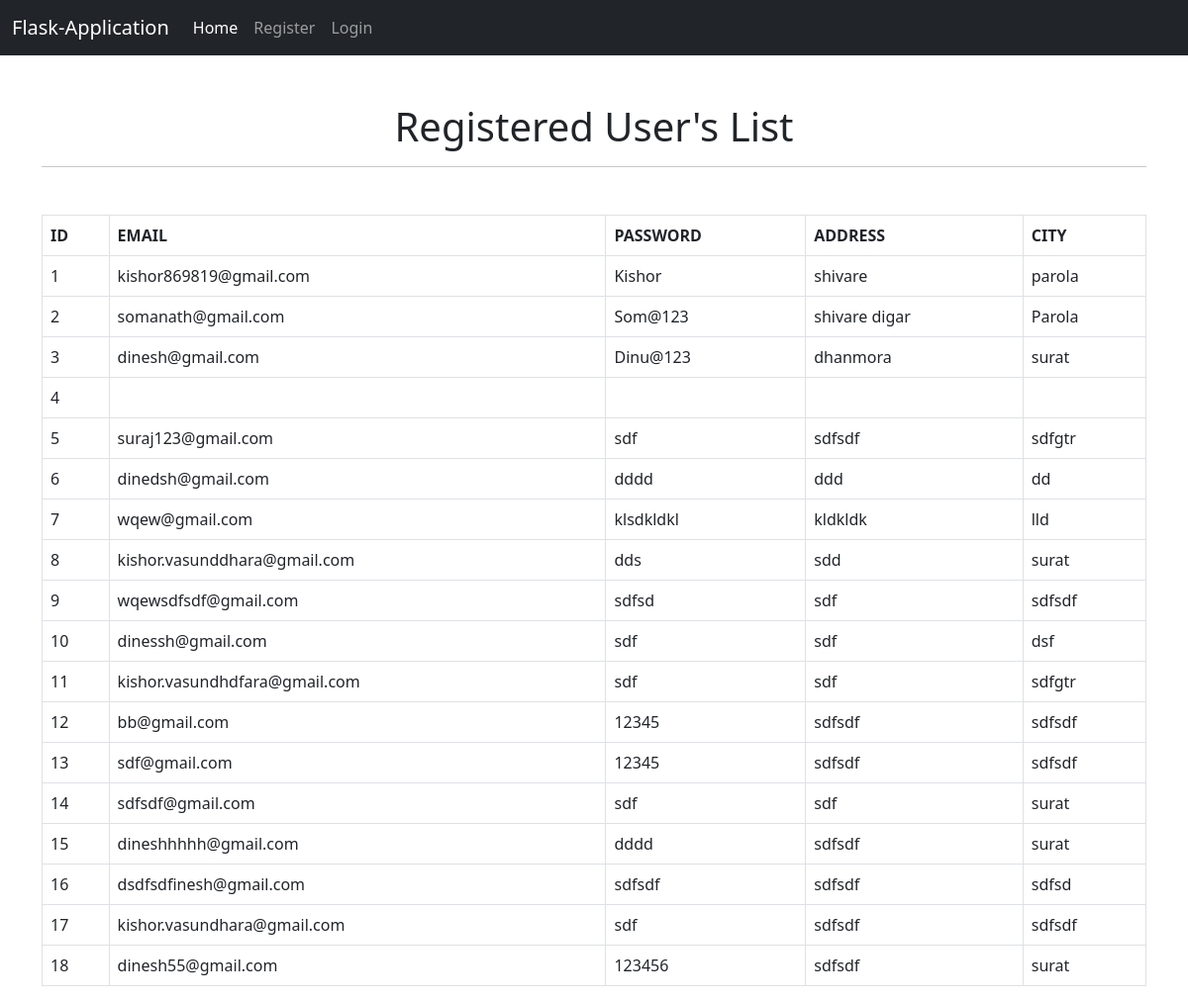
/r_user_list, run on the app's committed database.
### simple.py (models this page shows, shortened)
class User(UserMixin,db.Model):
    id = db.Column(db.Integer, primary_key=True)
    email = db.Column(db.String(120), unique=True, index=True)
    password = db.Column(db.String(100), index=True)
    address = db.Column(db.String(256))
    city = db.Column(db.String(64), index=True)

### simple.py (the view)
@app.route("/r_user_list",methods=['GET','POST'])
def user_list():
    result=User.query.all()
    return render_template('registered_user.html',result=result)

### templates/registered_user.html (shortened to what this page needs)
{% extends 'main.html' %}
{% block content %}
<div class="container">
<h1 class="text-center mt-5">Registered User's List</h1>
<hr>
<table class="table mt-5  table-bordered">
<tr class="success">
    <th>ID</th>
    <th>EMAIL</th>
    <th>PASSWORD</th>
    <th>ADDRESS</th>
    <th>CITY</th>
</tr>
{% for val in result %}
<tr>
    <td>{{ val.id }}</td>
    <td>{{ val.email }}</td>
    <td>{{ val.password }}</td>
    <td>{{ val.address }}</td>
    <td>{{ val.city }}</td>
</tr>
{% endfor %}
</table>
</div>
{% endblock content %}

### templates/main.html (shortened to what this page needs)
<!doctype html>
<html lang="en">
  <head>
    <link href="https://cdn.jsdelivr.net/npm/bootstrap@5.1.3/dist/css/bootstrap.min.css" rel="stylesheet">
    <link rel="stylesheet" href="{{ url_for('static',filename='styles/demo.css')}}">
  </head>
  <body>
  <nav class="navbar navbar-expand-lg navbar-dark bg-dark">
  <div class="container-fluid">
    <a class="navbar-brand" href="#">Flask-Application</a>
    <div class="collapse navbar-collapse" id="navbarSupportedContent">
      <ul class="navbar-nav me-auto mb-2 mb-lg-0">
        <li class="nav-item">
          <a class="nav-link active" aria-current="page" href="/">Home</a>
        </li>
        {% if current_user.is_authenticated %}
         <li class="nav-item">
          <a class="nav-link" href="">{{current_user.email}}</a>
        </li>
          <li class="nav-item">
          <a class="nav-link" href="/blogpost">Blog Post</a>
        </li>
         <li class="nav-item">
          <a class="nav-link" href="/r_user_list">User List</a>
        </li>
         <li class="nav-item">
          <a class="nav-link" href="/logout">Logout</a>
        {% else %}
        <li class="nav-item">
          <a class="nav-link" href="/register">Register</a>
        </li>
            <li class="nav-item">
          <a class="nav-link" href="/login">Login</a>
        </li>
        {% endif %}
      </ul>
    </div>
  </div>
</nav>
    {% block content %}
    {% endblock %}
 </body>
</html>

### static/styles/demo.css (style rules this page uses)
* { padding: 0; margin: 0; box-sizing: border-box; }

### data on the page
User: id "1", email "kishor869819@gmail.com", password "Kishor", address "shivare", city "parola"
User: id "2", email "somanath@gmail.com", password "Som@123", address "shivare digar", city "Parola"
User: id "3", email "dinesh@gmail.com", password "Dinu@123", address "dhanmora", city "surat"
User: id "4"
User: id "5", email "suraj123@gmail.com", password "sdf", address "sdfsdf", city "sdfgtr"
User: id "6", email "dinedsh@gmail.com", password "dddd", address "ddd", city "dd"
User: id "7", email "wqew@gmail.com", password "klsdkldkl", address "kldkldk", city "lld"
User: id "8", email "kishor.vasunddhara@gmail.com", password "dds", address "sdd", city "surat"
User: id "9", email "wqewsdfsdf@gmail.com", password "sdfsd", address "sdf", city "sdfsdf"
User: id "10", email "dinessh@gmail.com", password "sdf", address "sdf", city "dsf"
User: id "11", email "kishor.vasundhdfara@gmail.com", password "sdf", address "sdf", city "sdfgtr"
User: id "12", email "bb@gmail.com", password "12345", address "sdfsdf", city "sdfsdf"
User: id "13", email "sdf@gmail.com", password "12345", address "sdfsdf", city "sdfsdf"
User: id "14", email "sdfsdf@gmail.com", password "sdf", address "sdf", city "surat"
User: id "15", email "dineshhhhh@gmail.com", password "dddd", address "sdfsdf", city "surat"
User: id "16", email "dsdfsdfinesh@gmail.com", password "sdfsdf", address "sdfsdf", city "sdfsd"
User: id "17", email "kishor.vasundhara@gmail.com", password "sdf", address "sdfsdf", city "sdfsdf"
User: id "18", email "dinesh55@gmail.com", password "123456", address "sdfsdf", city "surat"
